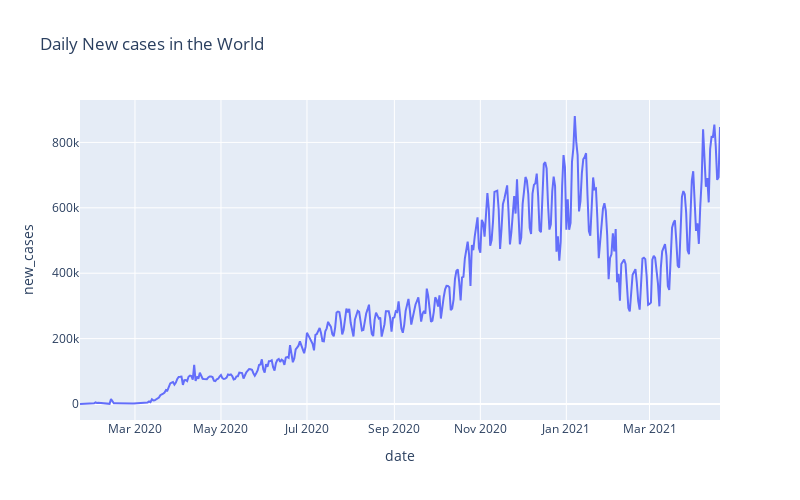

Source (notebook cell):
### Code cell
fig = px.line(world_cases, x='date', y='new_cases', title='Daily New cases in the World', width=800, height=500)
fig.show()

### Figure 1 — Plotly figure (JSON) as saved in the notebook; plotly's stock layout.template omitted (floating-point values rounded to 4 significant figures; data arrays with more than 128 entries replaced by an {"elided": "..."} marker saying what was removed)
{"data": [{"hovertemplate": "date=%{x}<br>new_cases=%{y}<extra></extra>", "legendgroup": "", "line": {"color": "#636efa", "dash": "solid"}, "mode": "lines", "name": "", "orientation": "v", "showlegend": false, "type": "scatter", "x": {"elided": "455 str values"}, "xaxis": "x", "y": {"elided": "455 int values"}, "yaxis": "y"}], "layout": {"height": 500, "legend": {"tracegroupgap": 0}, "title": {"text": "Daily New cases in the World"}, "width": 800, "xaxis": {"anchor": "y", "domain": [0, 1], "title": {"text": "date"}}, "yaxis": {"anchor": "x", "domain": [0, 1], "title": {"text": "new_cases"}}}}
